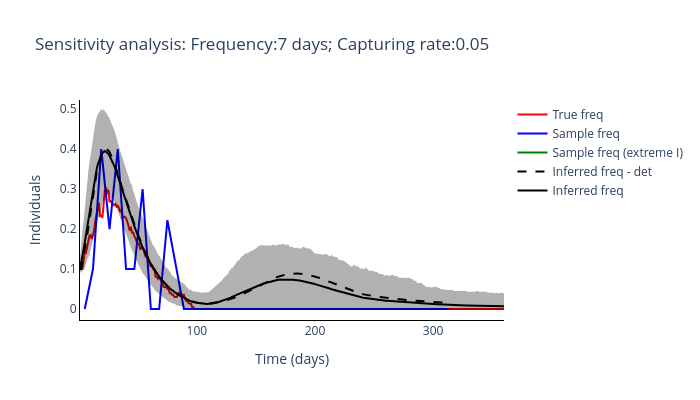
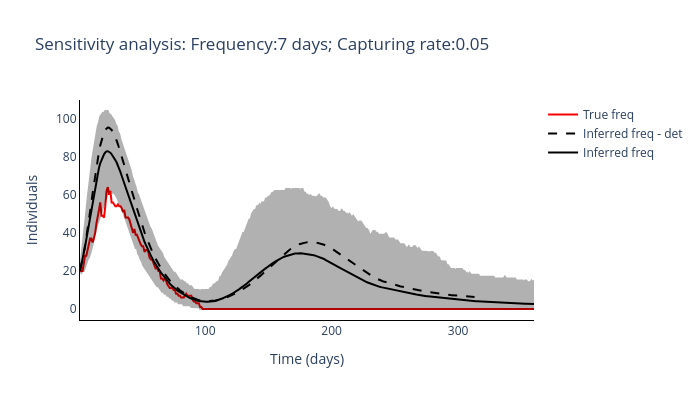

The notebook cell saved with these charts, in order:
### Markdown cell above
#### Run optimisation-based inference method for multiple sampling protcols

### Code cell
fixed_parameter_boundaries = LHC_routine_run(freq_samplying_range[2], capturing_rate_range[0], 200, 4)

### Figure 1 — Plotly figure (JSON) as saved in the notebook; plotly's stock layout.template omitted (floating-point values rounded to 4 significant figures; data arrays with more than 128 entries replaced by an {"elided": "..."} marker saying what was removed)
{"data": [{"line": {"color": "red"}, "mode": "lines", "name": "True freq", "type": "scatter", "x": {"elided": "360 int values"}, "y": {"elided": "360 float values"}}, {"line": {"color": "blue"}, "mode": "lines", "name": "Sample freq", "type": "scatter", "x": [5, 12, 19, 26, 33, 40, 47, 54, 61, 68, 75, 82, 89, 96, 103, 110, 117, 124, 131, 138, 145, 152, 159, 166, 173, 180, 187, 194, 201, 208, 215, 222, 229, 236, 243, 250, 257, 264, 271, 278, 285, 292, 299, 306, 313], "y": [0, 0.1, 0.4, 0.2, 0.4, 0.1, 0.1, 0.3, 0, 0, 0.2222, 0.1111, 0, 0, 0, 0, 0, 0, 0, 0, 0, 0, 0, 0, 0, 0, 0, 0, 0, 0, 0, 0, 0, 0, 0, 0, 0, 0, 0, 0, 0, 0, 0, 0, 0]}, {"line": {"color": "green"}, "mode": "lines", "name": "Sample freq (extreme I)", "type": "scatter", "x": [5, 12, 19, 26, 33, 40, 47, 54, 61, 68, 75, 82, 89, 96, 103, 110, 117, 124, 131, 138, 145, 152, 159, 166, 173, 180, 187, 194, 201, 208, 215, 222, 229, 236, 243, 250, 257, 264, 271, 278, 285, 292, 299, 306, 313], "y": {"elided": "45x45 float values"}}, {"line": {"color": "black", "dash": "dash"}, "mode": "lines", "name": "Inferred freq - det", "type": "scatter", "x": {"elided": "360 int values"}, "y": {"elided": "313 float values"}}, {"line": {"color": "black"}, "mode": "lines", "name": "Inferred freq", "type": "scatter", "x": {"elided": "360 int values"}, "y": {"elided": "360 float values"}}, {"fill": "toself", "fillcolor": "black", "line": {"color": "black"}, "mode": "lines", "name": "Inferred freq", "opacity": 0.3, "showlegend": false, "type": "scatter", "x": {"elided": "720 int values"}, "y": {"elided": "720 float values"}}], "layout": {"height": 400, "plot_bgcolor": "white", "title": {"text": "Sensitivity analysis: Frequency:7 days; Capturing rate:0.05"}, "width": 700, "xaxis": {"linecolor": "black", "title": {"text": "Time (days)"}}, "yaxis": {"linecolor": "black", "title": {"text": "Individuals"}}}}

### Figure 2 — Plotly figure (JSON) as saved in the notebook; plotly's stock layout.template omitted (floating-point values rounded to 4 significant figures; data arrays with more than 128 entries replaced by an {"elided": "..."} marker saying what was removed)
{"data": [{"line": {"color": "red"}, "mode": "lines", "name": "True freq", "type": "scatter", "x": {"elided": "360 int values"}, "y": {"elided": "360 int values"}}, {"line": {"color": "black", "dash": "dash"}, "mode": "lines", "name": "Inferred freq - det", "type": "scatter", "x": {"elided": "360 int values"}, "y": {"elided": "313 float values"}}, {"line": {"color": "black"}, "mode": "lines", "name": "Inferred freq", "type": "scatter", "x": {"elided": "360 int values"}, "y": {"elided": "360 float values"}}, {"fill": "toself", "fillcolor": "black", "line": {"color": "black"}, "mode": "lines", "name": "Inferred freq", "opacity": 0.3, "showlegend": false, "type": "scatter", "x": {"elided": "720 int values"}, "y": {"elided": "720 float values"}}], "layout": {"height": 400, "plot_bgcolor": "white", "title": {"text": "Sensitivity analysis: Frequency:7 days; Capturing rate:0.05"}, "width": 700, "xaxis": {"linecolor": "black", "title": {"text": "Time (days)"}}, "yaxis": {"linecolor": "black", "title": {"text": "Individuals"}}}}
